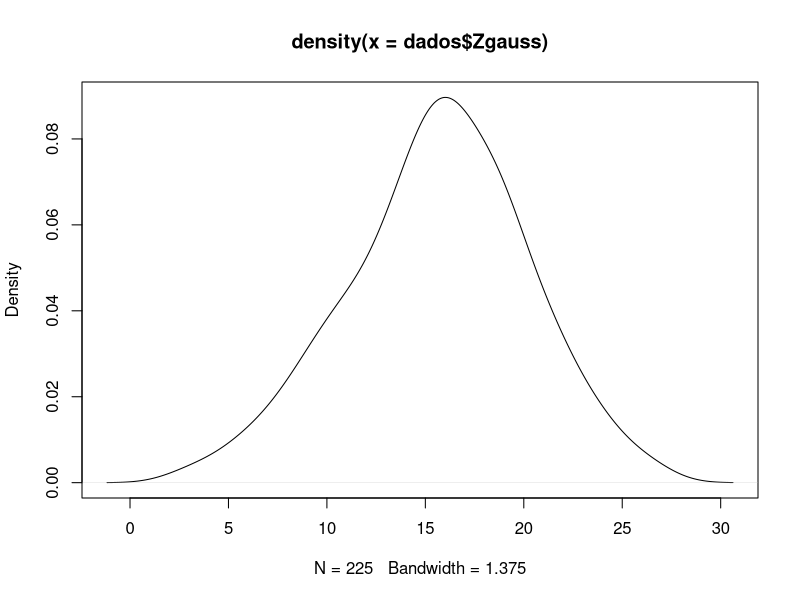

Here is the R script that generated this plot:
setwd("..\\data_r\\simetrica225")
dados <- read.csv("simetrica225.csv",sep=";",header=TRUE)
setwd("data_r\\tempo")
pdf("Histogram_density.pdf",width=5,height=5)
densidade <- density(dados$Zgauss)
plot(densidade)
#dev.off()
